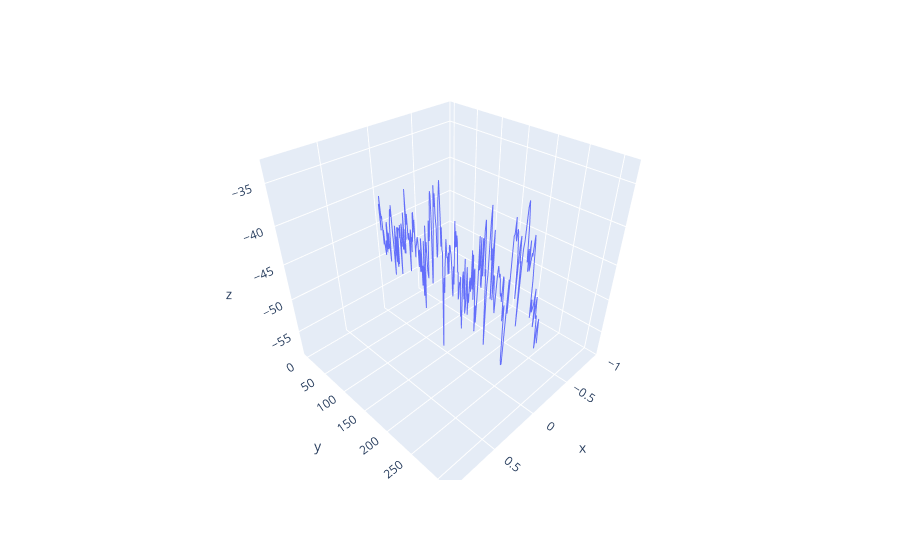

The notebook cell saved with this chart:
### Code cell
fig.add_trace(go.Scatter(x=random_x, y=random_y0,
                    mode='lines',
                    name='lines'))
fig.add_trace(go.Scatter(x=random_x, y=random_y1,
                    mode='lines+markers',
                    name='lines+markers'))
fig.add_trace(go.Scatter(x=random_x, y=random_y2,
                    mode='markers', name='markers'))

### Figure 1 — Plotly figure (JSON) as saved in the notebook; plotly's stock layout.template omitted (floating-point values rounded to 4 significant figures; data arrays with more than 128 entries replaced by an {"elided": "..."} marker saying what was removed)
{"data": [{"hovertemplate": "x=%{x}<br>y=%{y}<br>z=%{z}<extra></extra>", "legendgroup": "", "line": {"color": "#636efa", "dash": "solid"}, "mode": "lines", "name": "", "scene": "scene", "showlegend": false, "type": "scatter3d", "x": {"elided": "313 int values"}, "y": {"elided": "313 int values"}, "z": {"elided": "313 float values"}}], "layout": {"legend": {"tracegroupgap": 0}, "margin": {"t": 60}, "scene": {"domain": {"x": [0, 1], "y": [0, 1]}, "xaxis": {"title": {"text": "x"}}, "yaxis": {"title": {"text": "y"}}, "zaxis": {"title": {"text": "z"}}}}}
